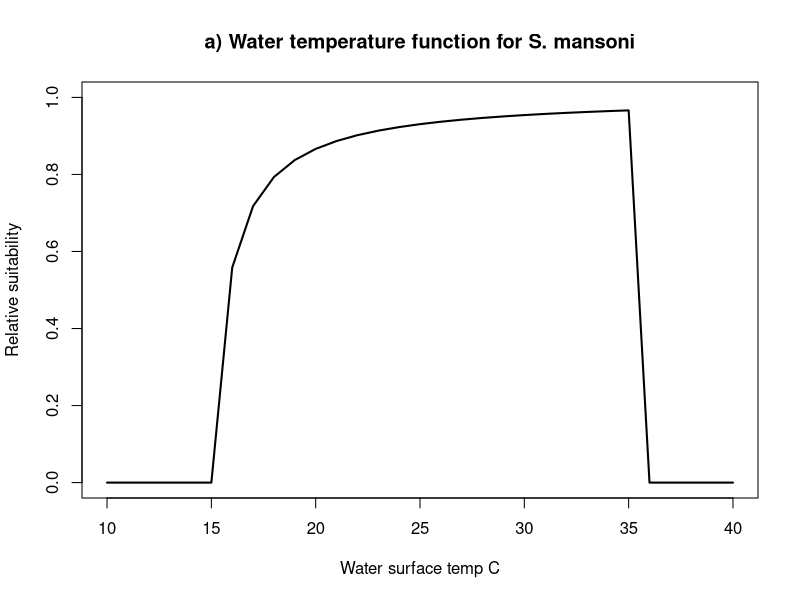
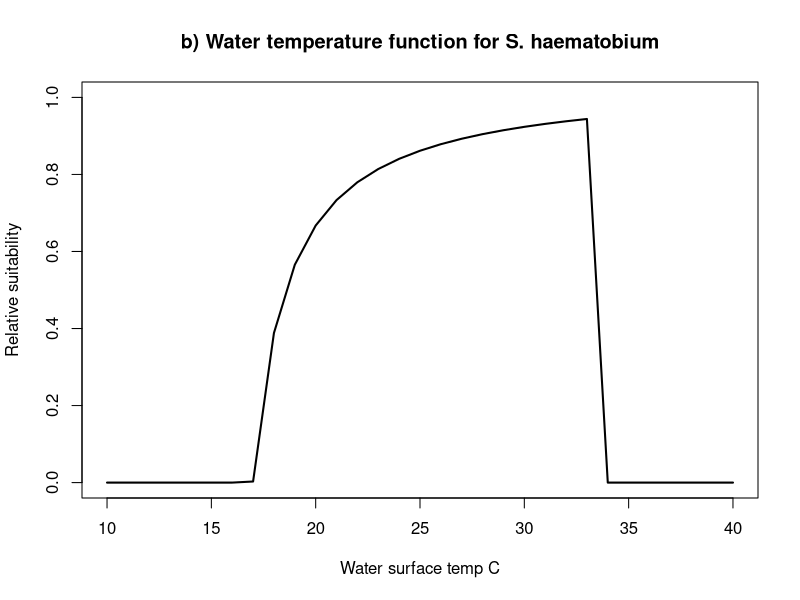
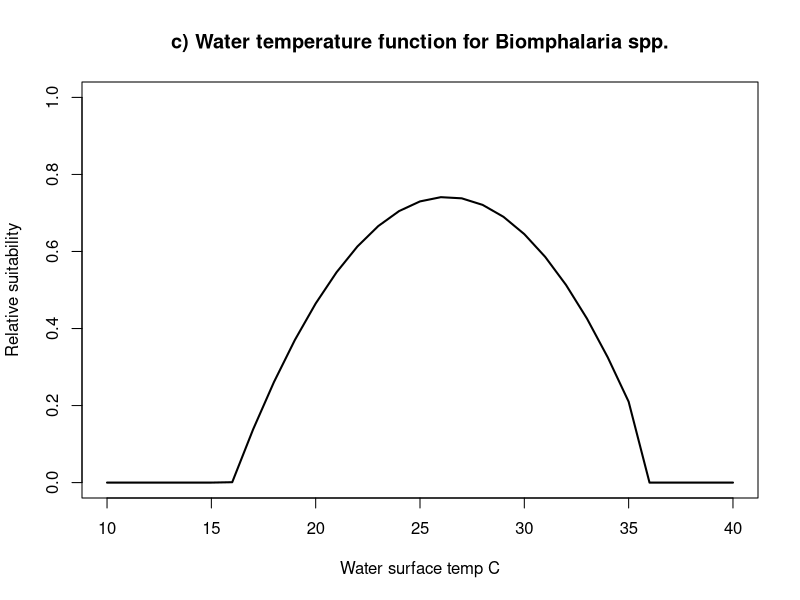
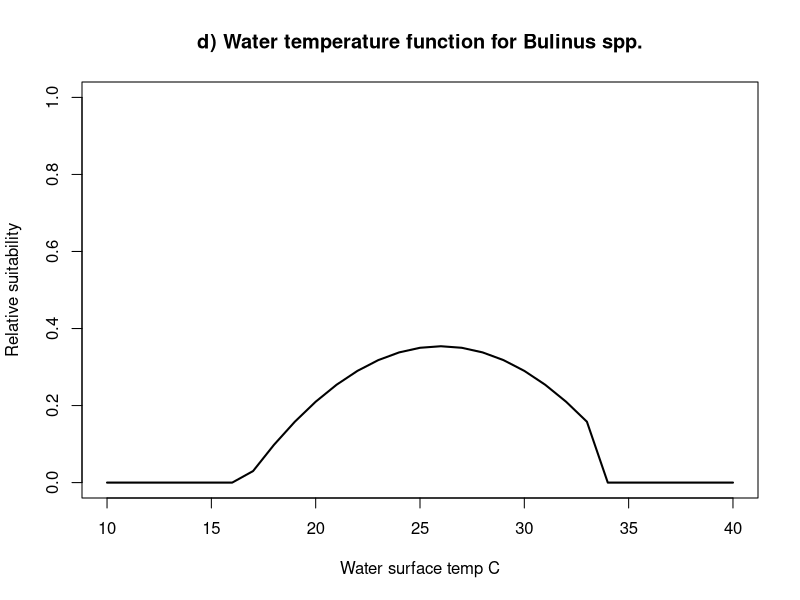

Write the R code that produced these figures, in order. (Note: this script raises an error after producing the figures.)
# connecting Walz et al. 2015 through ArcGIS and R for the Senegal River mouth

## Habitat variable 2: water temperature

### Water temperature function for a) S. mansoni

SmWaterTemp <- function(Temp){ifelse(Temp<16, 0,ifelse(Temp<=35, -0.003 * (268/(Temp - 14.2) - 335), 0))}
Temp <- seq(10,40, by=1)
plot(Temp, SmWaterTemp(Temp), type = 'l', lwd = 2,ylim=c(0,1),main='a) Water temperature function for S. mansoni',xlab='Water surface temp C',ylab='Relative suitability')

### Water temperature function for b) S. haematobium

ShWaterTemp <- function(Temp){ifelse(Temp<17, 0,ifelse(Temp<=33, -0.006 * (295/(Temp - 15.3) - 174), 0))}
Temp <- seq(10,40, by=1)
plot(Temp, ShWaterTemp(Temp), type = 'l', lwd = 2,ylim=c(0,1),main='b) Water temperature function for S. haematobium',xlab='Water surface temp C',ylab='Relative suitability')

### Water temperature function for c) Biomphalaria spp.

BglabrataWaterTemp <- function(Temp){ifelse(Temp<16, 0,ifelse(Temp<=35, -4.095 + 0.368 * Temp - 0.007 * Temp^2, 0))}
Temp <- seq(10,40, by=1)
plot(Temp, BglabrataWaterTemp(Temp), type = 'l', lwd = 2,ylim=c(0,1),main='c) Water temperature function for Biomphalaria spp.',xlab='Water surface temp C',ylab='Relative suitability')

### Water temperature function for d) Bulinus truncatus

BtruncatusWaterTemp <- function(Temp){ifelse(Temp<17, 0,ifelse(Temp<=33, -2.350 + 0.208 * Temp - 0.004 * Temp^2, 0))}
Temp <- seq(10,40, by=1)
plot(Temp, BtruncatusWaterTemp(Temp), type = 'l', lwd = 2,ylim=c(0,1),main='d) Water temperature function for Bulinus spp.',xlab='Water surface temp C',ylab='Relative suitability')

### Read in .dbf table of October water surface temp

library(foreign)
octWST_table<-read.dbf(file="C:/NINA_R/octWST/OctWSTpos.dbf",as.is=FALSE)

### Check the data with these commands

ls(octWST_table)
head(octWST_table)
str(octWST_table)

### Visualize the data with a histogram

oct_temp<-octWST_table$grid_code
hist(oct_temp)

### calculate Relative Suitability Water Temperature in October for S. mansoni

REL_SUIT_OCT_WSTSm<-SmWaterTemp(octWST_table$grid_code)
head(REL_SUIT_OCT_WSTSm)
str(REL_SUIT_OCT_WSTSm)

### Add a calculated column for Relative Suitability Water Temperature in October for S. mansoni to the dataframe

octWST_table$REL_SUIT_OCT_WSTSm<-SmWaterTemp(octWST_table$grid_code)

### Visualize the Relative Suitability Water Temperature in October for S. mansoni as a histogram

hist(REL_SUIT_OCT_WSTSm)

### calculate Relative Suitability Water Temperature in October for S. haematobium

REL_SUIT_OCT_WSTSh<-ShWaterTemp(octWST_table$grid_code)
head(REL_SUIT_OCT_WSTSh)
str(REL_SUIT_OCT_WSTSh)

### Add a calculated column for Relative Suitability Water Temperature in October for S. haematobium to the dataframe

octWST_table$REL_SUIT_OCT_WSTSh<-ShWaterTemp(octWST_table$grid_code)

### calculate Relative Suitability Water Temperature in October for Biomphalaria glabrata

REL_SUIT_OCT_WSTBtruncatus<-BtruncatusWaterTemp(octWST_table$grid_code)
head(REL_SUIT_OCT_WSTBtruncatus)
str(REL_SUIT_OCT_WSTBtruncatus)

### Add a calculated column for Relative Suitability Water Temperature in October for Biomphalaria glabrata to the dataframe

octWST_table$REL_SUIT_OCT_WSTBtruncatus<-BtruncatusWaterTemp(octWST_table$grid_code)

### calculate Relative Suitability Water Temperature in October for Bulinus truncatus

REL_SUIT_OCT_WSTBglabrata<-BglabrataWaterTemp(octWST_table$grid_code)
head(REL_SUIT_OCT_WSTBglabrata)
str(REL_SUIT_OCT_WSTBglabrata)

### Add a calculated column for Relative Suitability Water Temperature in October for Bulinus truncatus to the dataframe

octWST_table$REL_SUIT_OCT_WSTBglabrata<-BglabrataWaterTemp(octWST_table$grid_code)

### Check the data with these commands

ls(octWST_table)
head(octWST_table)
str(octWST_table)

### Write .dbf file including the relative suitability

write.dbf(octWST_table,file="C:/NINA_R/octWST/OctWSTSuit.dbf")

### Read in .dbf table of June water surface temp

library(foreign)
junWST_table<-read.dbf(file="C:/NINA_R/junWST/JunB10B11WST_watermask.dbf",as.is=FALSE)

### Check the data with these commands

ls(junWST_table)
head(junWST_table)
str(junWST_table)

### Visualize the data with a histogram

jun_temp<-junWST_table$grid_code
hist(jun_temp)

### calculate Relative Suitability Water Temperature in June for S. mansoni

REL_SUIT_JUN_WSTSm<-SmWaterTemp(junWST_table$grid_code)
head(REL_SUIT_JUN_WSTSm)
str(REL_SUIT_JUN_WSTSm)

### Add a calculated column for Relative Suitability Water Temperature in June for S. mansoni to the dataframe

junWST_table$REL_SUIT_JUN_WSTSm<-SmWaterTemp(junWST_table$grid_code)

### Visualize the Relative Suitability Water Temperature in June for S. mansoni as a histogram

hist(REL_SUIT_JUN_WSTSm)

### calculate Relative Suitability Water Temperature in June for S. haematobium

REL_SUIT_JUN_WSTSh<-ShWaterTemp(junWST_table$grid_code)
head(REL_SUIT_JUN_WSTSh)
str(REL_SUIT_JUN_WSTSh)

### Add a calculated column for Relative Suitability Water Temperature in June for S. haematobium to the dataframe

junWST_table$REL_SUIT_JUN_WSTSh<-ShWaterTemp(junWST_table$grid_code)

### calculate Relative Suitability Water Temperature in June for Biomphalaria glabrata

REL_SUIT_JUN_WSTBtruncatus<-BtruncatusWaterTemp(junWST_table$grid_code)
head(REL_SUIT_JUN_WSTBtruncatus)
str(REL_SUIT_JUN_WSTBtruncatus)

### Add a calculated column for Relative Suitability Water Temperature in June for Biomphalaria glabrata to the dataframe

junWST_table$REL_SUIT_JUN_WSTBtruncatus<-BtruncatusWaterTemp(junWST_table$grid_code)

### calculate Relative Suitability Water Temperature in June for Bulinus truncatus

REL_SUIT_JUN_WSTBglabrata<-BglabrataWaterTemp(junWST_table$grid_code)
head(REL_SUIT_JUN_WSTBglabrata)
str(REL_SUIT_JUN_WSTBglabrata)

### Add a calculated column for Relative Suitability Water Temperature in June for Bulinus truncatus to the dataframe

junWST_table$REL_SUIT_JUN_WSTBglabrata<-BglabrataWaterTemp(junWST_table$grid_code)

### Check the data with these commands

ls(junWST_table)
head(junWST_table)
str(junWST_table)

### Write .dbf file including the relative suitability

write.dbf(junWST_table,file="C:/NINA_R/junWST/JunWSTSuit.dbf")

## Habitat variable 4: water depth

### Water depth function

WaterDepth <- function(shoredist){ifelse(shoredist<=210,-0.0043*shoredist+1,ifelse(shoredist<=2000,-0.000056*shoredist + 0.088,0))}
shoredist <- seq(0,3000, by=1)
plot(shoredist, WaterDepth(shoredist), type = 'l', lwd = 2,ylim=c(0,1),main='e) Water depth function',xlab='Horizontal distance from shore (m)',ylab='Relative suitability')

### Read in .dbf table of October water depth

library(foreign)
octDepth_table<-read.dbf(file="C:/NINA_R/WaterDepthOct/WaterDepthOctMasked.dbf",as.is=FALSE)

### Check the data with these commands

ls(octDepth_table)
head(octDepth_table)
str(octDepth_table)

### Visualize the data with a histogram

octshoredist<-octDepth_table$grid_code
hist(octshoredist)

### calculate Relative Suitability Water Depth in October

REL_SUIT_OCT_Waterdepth<-WaterDepth(octDepth_table$grid_code)
head(REL_SUIT_OCT_Waterdepth)
str(REL_SUIT_OCT_Waterdepth)

### Add a calculated column for Relative Suitability Water Depth in October to the dataframe

octDepth_table$REL_SUIT_OCT_Waterdepth<-WaterDepth(octDepth_table$grid_code)

### Visualize the Relative Suitability Water Depth in October as a histogram

hist(REL_SUIT_OCT_Waterdepth)

### Check the data with these commands

ls(octDepth_table)
head(octDepth_table)
str(octDepth_table)

### Write .dbf file including the relative suitability

write.dbf(octDepth_table,file="C:/NINA_R/WaterDepthOct/OctWatDepSuit.dbf")

### Read in .dbf table of June water depth

library(foreign)
junDepth_table<-read.dbf(file="C:/NINA_R/WaterDepthJun/WaterDepthJuneMasked.dbf",as.is=FALSE)

### Check the data with these commands

ls(junDepth_table)
head(junDepth_table)
str(junDepth_table)

### Visualize the data with a histogram

junshoredist<-junDepth_table$grid_code
hist(junshoredist)

### calculate Relative Suitability Water Depth in June

REL_SUIT_JUN_Waterdepth<-WaterDepth(junDepth_table$grid_code)
head(REL_SUIT_JUN_Waterdepth)
str(REL_SUIT_JUN_Waterdepth)

### Add a calculated column for Relative Suitability Water Depth in June to the dataframe

junDepth_table$REL_SUIT_JUN_Waterdepth<-WaterDepth(junDepth_table$grid_code)

### Visualize the Relative Suitability Water Depth in June as a histogram

hist(REL_SUIT_JUN_Waterdepth)

### Check the data with these commands

ls(junDepth_table)
head(junDepth_table)
str(junDepth_table)

### Write .dbf file including the relative suitability

write.dbf(junDepth_table,file="C:/NINA_R/WaterDepthJun/JunWatDepSuit.dbf")

### check the new .dbf files

junDepthsuit_table<-read.dbf(file="C:/NINA_R/WaterDepthJun/JunWatDepSuit.dbf",as.is=FALSE)
summary(junDepthsuit_table)

## Habitat variable 5: vegetation coverage

### Vegetation coverage function

VegCoverage <- function(V){ifelse(V<0,0,ifelse(V<=0.3,3.33*V,1))}
V <- seq(-1,1, by=0.1)
plot(V, VegCoverage(V), type = 'l', lwd = 2,ylim=c(0,1),main='f) Vegetation coverage function',xlab='Normalized difference vegetation index (NDVI)',ylab='Relative suitability')

### Read in .dbf table of dry season NDVI

library(foreign)
dryvegsuit_table<-read.dbf(file="C:/NINA_R/dryseasonveg/Mask_dryNDVIwetM_xy.dbf",as.is=FALSE)

### Check the data with these commands

ls(dryvegsuit_table)
head(dryvegsuit_table)
str(dryvegsuit_table)

### Visualize the data with a histogram

dryNDVI<-dryvegsuit_table$grid_code
hist(dryNDVI)

### calculate Dry Season Vegetation Suitability

DRY_VEG_SUIT<-VegCoverage(dryvegsuit_table$grid_code)
head(DRY_VEG_SUIT)
str(DRY_VEG_SUIT)

### Add a calculated column for Dry Season Vegetation Suitability to the dataframe

dryvegsuit_table$DRY_VEG_SUIT<-VegCoverage(dryvegsuit_table$grid_code)

### Visualize the Dry Season Vegetation Suitability as a histogram

hist(DRY_VEG_SUIT)

### Check the data with these commands

ls(dryvegsuit_table)
head(dryvegsuit_table)
str(dryvegsuit_table)

### Write .dbf file including the relative suitability

write.dbf(dryvegsuit_table,file="C:/NINA_R/dryseasonveg/DryVegSuit.dbf")

### Read in .dbf table of wet season NDVI

library(foreign)
wetvegsuit_table<-read.dbf(file="C:/NINA_R/wetseasonveg/Mask_wetNDVIbuf.dbf",as.is=FALSE)

### Check the data with these commands

ls(wetvegsuit_table)
head(wetvegsuit_table)
str(wetvegsuit_table)

### Visualize the data with a histogram

wetNDVI<-wetvegsuit_table$grid_code
hist(wetNDVI)

### calculate Wet Season Vegetation Suitability

WET_VEG_SUIT<-VegCoverage(wetvegsuit_table$grid_code)
head(WET_VEG_SUIT)
str(WET_VEG_SUIT)

### Add a calculated column for Wet Season Vegetation Suitability to the dataframe

wetvegsuit_table$WET_VEG_SUIT<-VegCoverage(wetvegsuit_table$grid_code)

### Visualize the Wet Season Vegetation Suitability as a histogram

hist(WET_VEG_SUIT)

### Check the data with these commands

ls(wetvegsuit_table)
head(wetvegsuit_table)
str(wetvegsuit_table)

### Write .dbf file including the relative suitability

write.dbf(wetvegsuit_table,file="C:/NINA_R/wetseasonveg/WetVegSuit.dbf")

## Habitat variable 7: sink depth - not included

### Sink depth function

SinkDepth <- function(z){0.005*z+0.11}
z <- seq(1,222, by=1)
plot(z, SinkDepth(z), type = 'l', lwd = 2)

### Read in .dbf table of sink depth from ArcGIS



# connecting additional variables through ArcGIS and R for the Senegal River mouth

## Additional variable 1: depletion of native prawn predators

### Prawn depletion function

PrawnDep <- function(OceanDist){ifelse(OceanDist<400000, 0,ifelse(OceanDist<=1000000,0.000001667*OceanDist-0.667,1))}
OceanDist <- seq(0,1500000, by=1)
plot(OceanDist, PrawnDep(OceanDist), type = 'l', lwd = 2,ylim=c(0,1),main='g) Prawn depletion function',xlab='Distance from ocean (m)',ylab='Relative suitability')

### Prawn depletion function to plot (km instead of m)

PrawnDepkm <- function(OceanDist){ifelse(OceanDist<400, 0,ifelse(OceanDist<=1000,0.001667*OceanDist-0.667,1))}
OceanDist <- seq(0,1500, by=1)
plot(OceanDist, PrawnDepkm(OceanDist), type = 'l', lwd = 2,ylim=c(0,1),main='g) Prawn depletion function',xlab='Distance from estuary (km) in unobstructed river',ylab='Relative suitability')

#### with two caveats:
#### 1. applies only within the native range of the pawn species
#### 2. beyond a prawn-impenetrable dam, PrawnDep(OceanDist) steps immediately to 1

## Additional variable 2: social dimensions (proximity to water, rural population density, and urbanization)

### Proximity to water risk function

ProxRisk <- function(prox){ifelse(prox<1000, 1,ifelse(prox<=15000, -0.0000714 * prox + 1.0714,0))}
prox <- seq(0,20000, by=1)
plot(prox, ProxRisk(prox), type = 'l', lwd = 2,ylim=c(0,1),main='h) Proximity-to-water function',xlab='Distance from water body (m)',ylab='Relative proximity risk')

### Human population risk function - OLD COMBINED

#PopDenRisk <- function(h){ifelse(h<1,h,1/(1+exp((h-3)/0.4)))}
#h <- seq(0,10,0.1)
#plot(h, PopDenRisk(h), type = 'l', lwd = 2,ylim=c(0,1),main='i) Population density function',xlab='Human population (per hectare)',ylab='Relative population risk')

### Rural population density risk function

RuralDenRisk <- function(h){ifelse(h<1,h,1)}
h <- seq(0,10,0.1)
plot(h, RuralDenRisk(h), type = 'l', lwd = 2,ylim=c(0,1),main='i) Rural population density function',xlab='Human population (per hectare)',ylab='Relative density risk')

### Urbanization risk function

UrbanRisk <- function(h){ifelse(h<1,1,1/(1+exp((h-3)/0.4)))}
h <- seq(0,10,0.1)
plot(h, UrbanRisk(h), type = 'l', lwd = 2,ylim=c(0,1),main='j) Urbanization function',xlab='Human population (per hectare)',ylab='Relative urbanization risk')

### Human population risk function - OLD FROM GIULIO

#### Linear function of increasing # of humans at risk with increasing population density

#lines(h,h, type ='l', col='green')

#### Sigmoidal function of decreasing risk with increasing urbanization/urban water infrastructure

#PopDenRisk2 <- function(h){h/(1+exp((h-5)/1))}
#plot(h, PopDenRisk2(h), type = 'l', lwd = 2,ylab='Relative population risk', col='orange')

#RelRisk2<-PopDenRisk2(h)/max(PopDenRisk2(h))
#lines(h, RelRisk2, type ='l', col='black')

# PopatRisk <-PopDenRisk2(h)
# plot(h, PopatRisk, type = 'l', lwd = 2,ylab='Relative population risk', col='red')

#lines(h,1/(1+exp((h-5)/1)), type ='l', col='blue')

### Read in .dbf table of June human populations and proximity

library(foreign)
humanpopJun_table<-read.dbf(file="C:/NINA_R/pop_JuneWater/pop_JuneWater.dbf",as.is=FALSE)

### Check the data with these commands

ls(humanpopJun_table)
head(humanpopJun_table)
str(humanpopJun_table)

### Visualize the June proximity data with a histogram

junhumanprox<-humanpopJun_table$NEAR_DIST
hist(junhumanprox)

### calculate the June proximity risk

ProxRiskJun<-ProxRisk(humanpopJun_table$NEAR_DIST)
head(ProxRiskJun)
str(ProxRiskJun)

### Visualize the the June proximity risk as a histogram

hist(ProxRiskJun)

### Add a calculated column for June proximity risk to the dataframe

humanpopJun_table$ProxRiskJun<-ProxRisk(humanpopJun_table$NEAR_DIST)

### Check the data with these commands

ls(humanpopJun_table)
head(humanpopJun_table)
str(humanpopJun_table)

### Visualize the June population data with a histogram

junhumanpop<-humanpopJun_table$population
hist(junhumanpop,200)
min(junhumanpop)
max(junhumanpop)
mean(junhumanpop)

### calculate the June population risk - NEEDS TO BE UPDATED FOR RURAL POP DENS + URBANIZATION RISK

PopRiskJun<-PopDenRisk(humanpopJun_table$population)
head(PopRiskJun)
str(PopRiskJun)

### Visualize the the June population risk as a histogram

hist(PopRiskJun)
max(PopRiskJun)

### Add a calculated column for June population risk to the dataframe

humanpopJun_table$PopRiskJun<-PopDenRisk(humanpopJun_table$population)

### Check the data with these commands

ls(humanpopJun_table)
head(humanpopJun_table)
tail(humanpopJun_table)
str(humanpopJun_table)

### Calculate the June population-proximity risk as the geometric mean

PopProxRiskJun<-(ProxRiskJun*PopRiskJun)^0.5

### Visualize the the June population-proximity risk as a histogram

hist(PopProxRiskJun)
max(PopProxRiskJun)

### Add a calculated column for June population-proximity risk to the dataframe

humanpopJun_table$PopProxRiskJun<-(ProxRiskJun*PopRiskJun)^0.5

### Check the data with these commands

ls(humanpopJun_table)
head(humanpopJun_table)
tail(humanpopJun_table)
str(humanpopJun_table)
summary(humanpopJun_table)

### Write .dbf file including the June population-proximity risk

write.dbf(humanpopJun_table,file="C:/NINA_R/pop_JuneWater/PopProxRiskJun.dbf")

### Read in .dbf table of October human populations and proximity

library(foreign)
humanpopOct_table<-read.dbf(file="C:/NINA_R/pop_OctWater/pop_OctWater.dbf",as.is=FALSE)

### Check the data with these commands

ls(humanpopOct_table)
head(humanpopOct_table)
str(humanpopOct_table)

### Visualize the October proximity data with a histogram

octhumanprox<-humanpopOct_table$NEAR_DIST
hist(octhumanprox)

### calculate the October proximity risk

ProxRiskOct<-ProxRisk(humanpopOct_table$NEAR_DIST)
head(ProxRiskOct)
str(ProxRiskOct)

### Visualize the the October proximity risk as a histogram

hist(ProxRiskOct)

### Add a calculated column for October proximity risk to the dataframe

humanpopOct_table$ProxRiskOct<-ProxRisk(humanpopOct_table$NEAR_DIST)

### Check the data with these commands

ls(humanpopOct_table)
head(humanpopOct_table)
str(humanpopOct_table)

### Visualize the October population data with a histogram

octhumanpop<-humanpopOct_table$population
hist(octhumanpop,200)
min(octhumanpop)
max(octhumanpop)
mean(octhumanpop)

### calculate the October population risk

PopRiskOct<-PopDenRisk(humanpopOct_table$population)
head(PopRiskOct)
str(PopRiskOct)

### Visualize the the October population risk as a histogram

hist(PopRiskOct)
max(PopRiskOct)

### Add a calculated column for October population risk to the dataframe

humanpopOct_table$PopRiskOct<-PopDenRisk(humanpopOct_table$population)

### Check the data with these commands

ls(humanpopOct_table)
head(humanpopOct_table)
tail(humanpopOct_table)
str(humanpopOct_table)

### Calculate the October population-proximity risk as the geometric mean

PopProxRiskOct<-(ProxRiskOct*PopRiskOct)^0.5

### Visualize the the October population-proximity risk as a histogram

hist(PopProxRiskOct)
max(PopProxRiskOct)

### Add a calculated column for October population-proximity risk to the dataframe

humanpopOct_table$PopProxRiskOct<-(ProxRiskOct*PopRiskOct)^0.5

### Check the data with these commands

ls(humanpopOct_table)
head(humanpopOct_table)
tail(humanpopOct_table)
str(humanpopOct_table)
summary(humanpopOct_table)

### Write .dbf file including the June population-proximity risk

write.dbf(humanpopOct_table,file="C:/NINA_R/pop_OctWater/PopProxRiskOct.dbf")

## Additional variable 3: cattle density - not included

### Cattle density function

CattleRisk <- function(CattleDens){ifelse(CattleDens<100,0,1)}
CattleDens <- seq(0,200, by=1)
plot(CattleDens, CattleRisk(CattleDens), type = 'l', lwd = 2)

# Integrate the variables

# Tie the tables together into one dataframe based on the xy coordinates (one for wet and one for dry)
# make a unique ID for each row that is x and y concatenated
# 

#From Walz:
# m = count (the number of columns w/ relevant variables)
# fi = each relative suitability
# ai = 1/m
# HSI = Var1 Var2 Var3
# Overall Suitability(variables) = sum(variables * 1/m)
# Overall Suitability(variables) = sum(variable * 1/ [count the number of columns available for this pixel])
